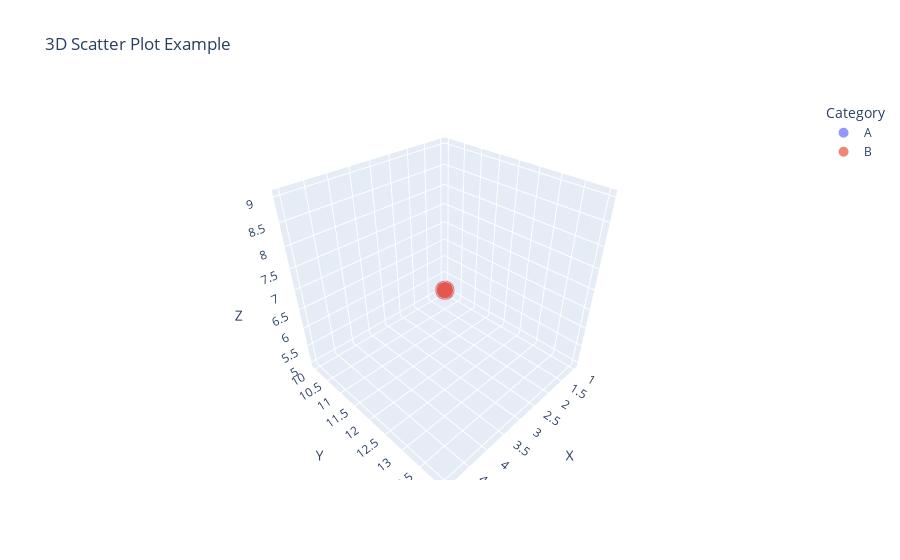

The code cell stored with this chart in its notebook:
### Code cell
#Que.13)Create a 3D scatter plot using Plotly.
#Ans:-
import plotly.express as px
import pandas as pd

data = {
    'X': [1, 2, 3, 4, 5],
    'Y': [10, 11, 12, 13, 14],
    'Z': [5, 6, 7, 8, 9],
    'Category': ['A', 'B', 'A', 'B', 'A']
}
df = pd.DataFrame(data)

# Create 3D scatter plot
fig = px.scatter_3d(df, x='X', y='Y', z='Z',color='Category',size='Z',title="3D Scatter Plot Example")
fig.show()

### Figure 1 — Plotly figure (JSON) as saved in the notebook; plotly's stock layout.template omitted (floating-point values rounded to 4 significant figures)
{"data": [{"hovertemplate": "Category=A<br>X=%{x}<br>Y=%{y}<br>Z=%{marker.size}<extra></extra>", "legendgroup": "A", "marker": {"color": "#636efa", "size": [5, 7, 9], "sizemode": "area", "sizeref": 0.0225, "symbol": "circle"}, "mode": "markers", "name": "A", "scene": "scene", "showlegend": true, "type": "scatter3d", "x": [1, 3, 5], "y": [10, 12, 14], "z": [5, 7, 9]}, {"hovertemplate": "Category=B<br>X=%{x}<br>Y=%{y}<br>Z=%{marker.size}<extra></extra>", "legendgroup": "B", "marker": {"color": "#EF553B", "size": [6, 8], "sizemode": "area", "sizeref": 0.0225, "symbol": "circle"}, "mode": "markers", "name": "B", "scene": "scene", "showlegend": true, "type": "scatter3d", "x": [2, 4], "y": [11, 13], "z": [6, 8]}], "layout": {"legend": {"itemsizing": "constant", "title": {"text": "Category"}, "tracegroupgap": 0}, "scene": {"domain": {"x": [0, 1], "y": [0, 1]}, "xaxis": {"title": {"text": "X"}}, "yaxis": {"title": {"text": "Y"}}, "zaxis": {"title": {"text": "Z"}}}, "title": {"text": "3D Scatter Plot Example"}}}
